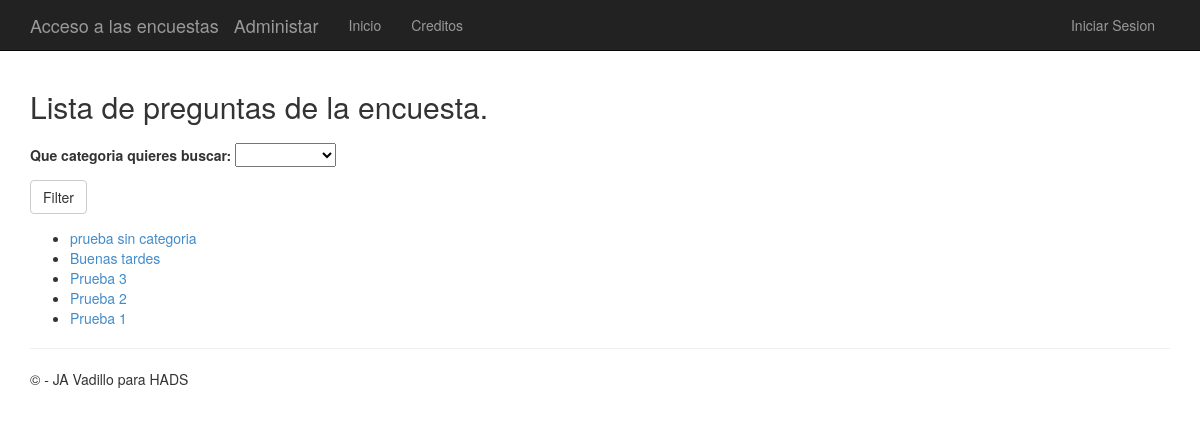
Screenshot of /polls/ with the database file from the repository.
### app/models.py (models this page shows)
class Question(models.Model):
    question_text = models.CharField(max_length=200)
    category = models.CharField(max_length=50, default='No Category')
    pub_date = models.DateTimeField('date published')

### app/views.py (the view)
# urls.py: url(r'^polls/', app.views.index, name='index'),
def index(request):
    template = loader.get_template('polls/index.html')
    latest_question_list = Question.objects.order_by('-pub_date')
    if request.method == "POST":
        form = FilterQuestionForm(request.POST)
        if form.is_valid():
            latest_question_list = Question.objects.filter(category = form.cleaned_data['category']).order_by('-pub_date')
    else:
        form = FilterQuestionForm()
    context = {
                'title':'Lista de preguntas de la encuesta',
                'latest_question_list': latest_question_list,
                'form': form
              }
    return render(request, 'polls/index.html', context)

### app/forms.py
class FilterQuestionForm(forms.Form):
        category = forms.CharField(label='Que categoria quieres buscar', widget=forms.Select(choices=categories))

### app/templates/polls/index.html (shortened to what this page needs)
﻿{% extends "app/layout.html" %}
{% block content %}
<h2>{{ title }}.</h2>
<form method="POST" class="post-form">{% csrf_token %}
    {{  form.as_p }}
    <button type="submit" class="save btn btn-default">Filter</button>
</form>
{% if latest_question_list %}
    <ul>
    {% for question in latest_question_list %}
        <li><a href="{% url 'detail' question.id %}">{{ question.question_text }}</a></li>
    {% endfor %}
    </ul>
{% else %}
    <p>No polls are available.</p>
{% endif %}
{% endblock %}

### app/static/app/content/site.css (style rules this page uses)
body { padding-top: 50px; padding-bottom: 20px; }
input, select, textarea { max-width: 280px; }

### rows the page displays
Question: question_text "prueba sin categoria"
Question: question_text "Buenas tardes"
Question: question_text "Prueba 3"
Question: question_text "Prueba 2"
Question: question_text "Prueba 1"

### other values shown
{{ title }} "Lista de preguntas de la encuesta"
